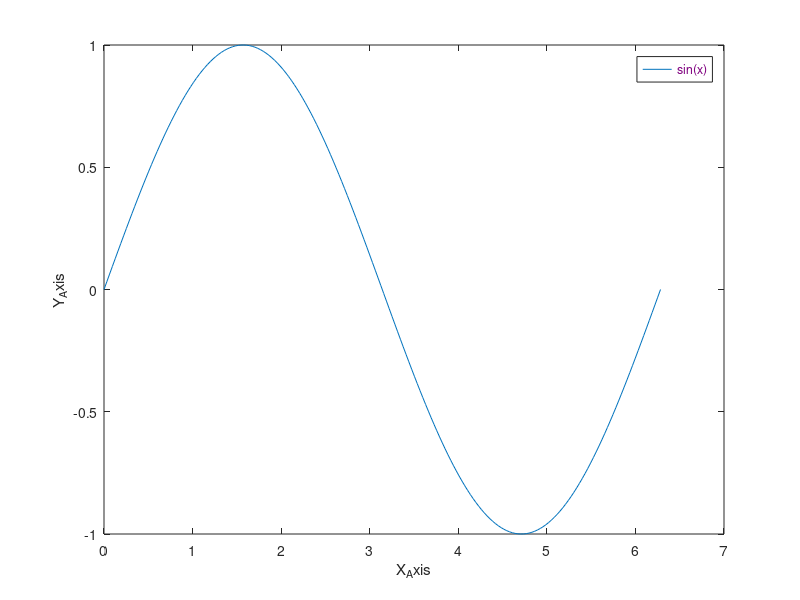

The MATLAB script that drew this image:
% 1.Cell Arrays:
myCellArray = {55,4.3,'Nada',[3 4 5],struct('Name','Nad','Age','23')};
disp(['Element 1: ' num2str(myCellArray{1})]); % Accessing and displaying the first element (a number)
disp(['Element 2: ' num2str(myCellArray{2})]); % Accessing and displaying the third element (a number)
disp(['Element 3: ' num2str(myCellArray{3})]); % Accessing and displaying the fourth element (a logical value)
disp(['Element 4: ' num2str(myCellArray{4})]); % Accessing and displaying the fifth element (an array)
disp(['Element 5: ' myCellArray{5}.Name]);     % Accessing and displaying the name field of the sixth element (a struct)
disp(['Element 5: ' myCellArray{5}.Age]);     % Accessing and displaying the name field of the sixth element (a struct)
% 2.Structures:
Information = struct('Name','Yara','Age','19','City','Cairo');
disp(Information.Name);
disp(Information.Age);
disp(Information.City);
% 3.Character Data:
University = 'Beni Suef ';
College = 'Navigation Science and Space Technology';
All = [University,College];
disp(All);
% 4. Conditional Statements (If):
X = input('Enter a number : ');
if rem(X,2) == 0
    disp('X is an even number');
else 
    disp('X is an odd number');
end
% 5. For Loops:
for i = [1 :10]
    disp(i);
    count = i + 1;
end
% 6. Basic Plotting:
X = linspace(0,2*pi,200);
Y = sin(X);
plot(X,Y)
xlabel('X_Axis');
ylabel('Y_Axis');
Purple = [0.50,0,0.50];
legend('sin(x)', 'TextColor',Purple);

